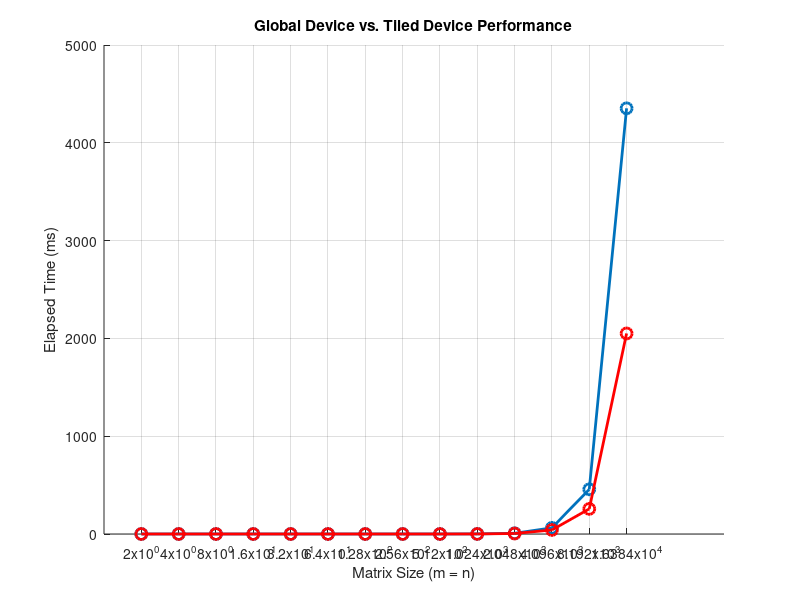

The MATLAB script that drew this image: (Note: this script raises an error after producing the figure.)
GlobalDevice = [0.261120, 0.345088, 0.346112, 0.279552, 0.267264, 0.272384, 0.266240, 0.259840, 0.274976, 1.022496, 7.343264, 62.927486, 456.953308, 4352.567383];
TiledDevice = [0.011264, 0.011264, 0.010240, 0.010240, 0.010240, 0.012288, 0.014336, 0.025600, 0.099328, 0.661504, 5.161984, 41.128960, 256.844788, 2050.566162];
mxn = [2, 4, 8, 16, 32, 64, 128, 256, 512, 1024, 2048, 4096, 8192, 16384]; % Powers of 2

% Plot settings
figure;
hold on;
plot(mxn, GlobalDevice, '-o', 'LineWidth', 2, 'MarkerSize', 8, 'DisplayName', 'GlobalDevice');
plot(mxn, TiledDevice, '-o', 'LineWidth', 2, 'MarkerSize', 8, 'Color', 'r', 'DisplayName', 'Tiled Device');
hold off;

% Formatting
xlabel('Matrix Size (m = n)');
ylabel('Elapsed Time (ms)');
title('Global Device vs. Tiled Device Performance');
grid on;

% Customize x-axis ticks and scale
set(gca, 'XScale', 'log');
set(gca, 'xtick', mxn);
set(gca, 'xticklabels', {'2^{1}', '2^{2}', '2^{3}', '2^{4}', '2^{5}', '2^{6}', '2^{7}', '2^{8}', '2^{9}', '2^{10}', '2^{11}', '2^{12}', '2^{13}', '2^{14}'});

% Legend
legend('Location', 'northwest');

% Save Plot
saveas(gcf, 'GlobalDevicevsTiledDevicePerformance.png');
